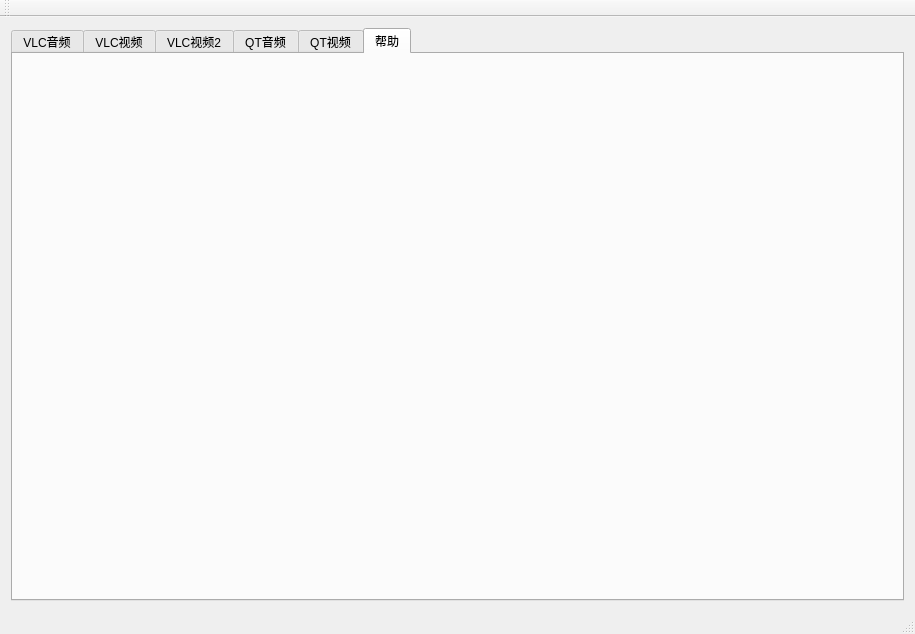
<?xml version="1.0" encoding="UTF-8"?>
<ui version="4.0">
 <class>XPlayerTestClass</class>
 <widget class="QMainWindow" name="XPlayerTestClass">
  <property name="geometry">
   <rect>
    <x>0</x>
    <y>0</y>
    <width>915</width>
    <height>634</height>
   </rect>
  </property>
  <property name="windowTitle">
   <string>XPlayerTest</string>
  </property>
  <widget class="QWidget" name="centralWidget">
   <layout class="QVBoxLayout" name="verticalLayout">
    <item>
     <widget class="QTabWidget" name="tabWidget">
      <property name="currentIndex">
       <number>5</number>
      </property>
      <widget class="QWidget" name="tab">
       <attribute name="title">
        <string>VLC音频</string>
       </attribute>
       <layout class="QFormLayout" name="formLayout">
        <item row="0" column="0">
         <widget class="QLabel" name="label">
          <property name="text">
           <string>播放器：</string>
          </property>
         </widget>
        </item>
        <item row="0" column="1">
         <widget class="QLabel" name="label_2">
          <property name="text">
           <string>XAudioPlayer</string>
          </property>
         </widget>
        </item>
        <item row="2" column="0">
         <widget class="QLabel" name="label_3">
          <property name="text">
           <string>文件：</string>
          </property>
         </widget>
        </item>
        <item row="2" column="1">
         <layout class="QHBoxLayout" name="horizontalLayout">
          <item>
           <widget class="QLineEdit" name="lineEditPath1"/>
          </item>
          <item>
           <widget class="QPushButton" name="btnOpenFile1">
            <property name="text">
             <string>浏览</string>
            </property>
           </widget>
          </item>
         </layout>
        </item>
        <item row="3" column="0">
         <widget class="QLabel" name="label_4">
          <property name="text">
           <string>播放：</string>
          </property>
         </widget>
        </item>
        <item row="3" column="1">
         <layout class="QHBoxLayout" name="horizontalLayout_2">
          <item>
           <widget class="QPushButton" name="btnPlay1">
            <property name="text">
             <string>播放/暂停</string>
            </property>
           </widget>
          </item>
          <item>
           <widget class="QPushButton" name="btnStop1">
            <property name="text">
             <string>停止</string>
            </property>
           </widget>
          </item>
         </layout>
        </item>
        <item row="4" column="0">
         <widget class="QLabel" name="label_5">
          <property name="text">
           <string>进度：</string>
          </property>
         </widget>
        </item>
        <item row="4" column="1">
         <widget class="QSlider" name="horizontalSlider1">
          <property name="pageStep">
           <number>0</number>
          </property>
          <property name="orientation">
           <enum>Qt::Horizontal</enum>
          </property>
         </widget>
        </item>
        <item row="1" column="0">
         <widget class="QLabel" name="label_11">
          <property name="text">
           <string>简介：</string>
          </property>
         </widget>
        </item>
        <item row="1" column="1">
         <widget class="QLabel" name="label_14">
          <property name="text">
           <string>直接使用libVlc进行音频播放，本类仅仅提供控制和信号传递。</string>
          </property>
         </widget>
        </item>
       </layout>
      </widget>
      <widget class="QWidget" name="tab_2">
       <attribute name="title">
        <string>VLC视频</string>
       </attribute>
       <layout class="QVBoxLayout" name="verticalLayout_3">
        <item>
         <layout class="QFormLayout" name="formLayout_4">
          <item row="0" column="0">
           <widget class="QLabel" name="label_6">
            <property name="text">
             <string>播放器：</string>
            </property>
           </widget>
          </item>
          <item row="0" column="1">
           <widget class="QLabel" name="label_7">
            <property name="text">
             <string>XVideoPlayer</string>
            </property>
           </widget>
          </item>
          <item row="2" column="0">
           <widget class="QLabel" name="label_8">
            <property name="text">
             <string>文件：</string>
            </property>
           </widget>
          </item>
          <item row="2" column="1">
           <layout class="QHBoxLayout" name="horizontalLayout_3">
            <item>
             <widget class="QLineEdit" name="lineEditPath2"/>
            </item>
            <item>
             <widget class="QPushButton" name="btnOpenFile2">
              <property name="text">
               <string>浏览</string>
              </property>
             </widget>
            </item>
           </layout>
          </item>
          <item row="3" column="0">
           <widget class="QLabel" name="label_9">
            <property name="text">
             <string>控制：</string>
            </property>
           </widget>
          </item>
          <item row="3" column="1">
           <layout class="QHBoxLayout" name="horizontalLayout_4">
            <item>
             <widget class="QPushButton" name="btnPlay2">
              <property name="text">
               <string>播放/暂停</string>
              </property>
             </widget>
            </item>
            <item>
             <widget class="QPushButton" name="btnStop2">
              <property name="text">
               <string>停止</string>
              </property>
             </widget>
            </item>
           </layout>
          </item>
          <item row="4" column="0">
           <widget class="QLabel" name="label_10">
            <property name="text">
             <string>进度：</string>
            </property>
           </widget>
          </item>
          <item row="4" column="1">
           <widget class="QSlider" name="horizontalSlider2">
            <property name="orientation">
             <enum>Qt::Horizontal</enum>
            </property>
           </widget>
          </item>
          <item row="1" column="0">
           <widget class="QLabel" name="label_18">
            <property name="text">
             <string>简介：</string>
            </property>
           </widget>
          </item>
          <item row="1" column="1">
           <widget class="QLabel" name="label_19">
            <property name="text">
             <string>直接使用libVlc进行视频播放，创建独立窗口并向VLC传递WinId,同时需要拦截窗口的移动和resize消息来调整视频播放的独立窗口。通过控件提升来使用本类。同时在播放时根据视频画面尺寸来调整播放窗口尺寸来消除视频黑边。</string>
            </property>
            <property name="wordWrap">
             <bool>true</bool>
            </property>
           </widget>
          </item>
         </layout>
        </item>
        <item>
         <widget class="XVideoPlayer" name="widgetV1" native="true">
          <property name="sizePolicy">
           <sizepolicy hsizetype="Preferred" vsizetype="Expanding">
            <horstretch>0</horstretch>
            <verstretch>0</verstretch>
           </sizepolicy>
          </property>
          <property name="styleSheet">
           <string notr="true">#widgetV1
{
	background-color: rgb(255, 255, 127);
}</string>
          </property>
         </widget>
        </item>
       </layout>
      </widget>
      <widget class="QWidget" name="tab_3">
       <attribute name="title">
        <string>VLC视频2</string>
       </attribute>
       <layout class="QVBoxLayout" name="verticalLayout_2">
        <item>
         <layout class="QFormLayout" name="formLayout_2">
          <item row="0" column="0">
           <widget class="QLabel" name="label_17">
            <property name="text">
             <string>播放器：</string>
            </property>
           </widget>
          </item>
          <item row="0" column="1">
           <widget class="QLabel" name="label_15">
            <property name="text">
             <string>XVideoPlayer2</string>
            </property>
           </widget>
          </item>
          <item row="2" column="0">
           <widget class="QLabel" name="label_16">
            <property name="text">
             <string>文件：</string>
            </property>
           </widget>
          </item>
          <item row="2" column="1">
           <layout class="QHBoxLayout" name="horizontalLayout_5">
            <item>
             <widget class="QLineEdit" name="lineEditPath3"/>
            </item>
            <item>
             <widget class="QPushButton" name="btnOpenFile3">
              <property name="text">
               <string>浏览</string>
              </property>
             </widget>
            </item>
           </layout>
          </item>
          <item row="3" column="0">
           <widget class="QLabel" name="label_12">
            <property name="text">
             <string>控制：</string>
            </property>
           </widget>
          </item>
          <item row="3" column="1">
           <layout class="QHBoxLayout" name="horizontalLayout_6">
            <item>
             <widget class="QPushButton" name="btnPlay3">
              <property name="text">
               <string>播放/暂停</string>
              </property>
             </widget>
            </item>
            <item>
             <widget class="QPushButton" name="btnStop3">
              <property name="text">
               <string>停止</string>
              </property>
             </widget>
            </item>
           </layout>
          </item>
          <item row="4" column="0">
           <widget class="QLabel" name="label_13">
            <property name="text">
             <string>进度：</string>
            </property>
           </widget>
          </item>
          <item row="4" column="1">
           <widget class="QSlider" name="horizontalSlider3">
            <property name="orientation">
             <enum>Qt::Horizontal</enum>
            </property>
           </widget>
          </item>
          <item row="1" column="0">
           <widget class="QLabel" name="label_20">
            <property name="text">
             <string>简介：</string>
            </property>
           </widget>
          </item>
          <item row="1" column="1">
           <widget class="QLabel" name="label_21">
            <property name="text">
             <string>通过libVlc回调来获取视频解码后的逐帧画面，同时使用qt绘制方法来进行图象绘制。需要传入显示Widget。由于不需要使用WinID方法，本类窗口操作更加灵活。但本类处理时占用资源较高。</string>
            </property>
            <property name="wordWrap">
             <bool>true</bool>
            </property>
           </widget>
          </item>
         </layout>
        </item>
        <item>
         <widget class="QWidget" name="widgetV2" native="true">
          <property name="sizePolicy">
           <sizepolicy hsizetype="Preferred" vsizetype="Expanding">
            <horstretch>0</horstretch>
            <verstretch>0</verstretch>
           </sizepolicy>
          </property>
          <property name="styleSheet">
           <string notr="true">#widgetV1
{
	background-color: rgb(255, 255, 127);
}</string>
          </property>
         </widget>
        </item>
       </layout>
      </widget>
      <widget class="QWidget" name="tab_4">
       <attribute name="title">
        <string>QT音频</string>
       </attribute>
       <layout class="QVBoxLayout" name="verticalLayout_4">
        <item>
         <layout class="QFormLayout" name="formLayout_3">
          <item row="0" column="0">
           <widget class="QLabel" name="label_22">
            <property name="text">
             <string>播放器：</string>
            </property>
           </widget>
          </item>
          <item row="0" column="1">
           <widget class="QLabel" name="label_23">
            <property name="text">
             <string>QMediaPlayer</string>
            </property>
           </widget>
          </item>
          <item row="1" column="0">
           <widget class="QLabel" name="label_24">
            <property name="text">
             <string>简介：</string>
            </property>
           </widget>
          </item>
          <item row="2" column="0">
           <widget class="QLabel" name="label_25">
            <property name="text">
             <string>文件：</string>
            </property>
           </widget>
          </item>
          <item row="2" column="1">
           <layout class="QHBoxLayout" name="horizontalLayout_7">
            <item>
             <widget class="QLineEdit" name="lineEditPath4"/>
            </item>
            <item>
             <widget class="QPushButton" name="btnOpenFile4">
              <property name="text">
               <string>浏览</string>
              </property>
             </widget>
            </item>
           </layout>
          </item>
          <item row="3" column="0">
           <widget class="QLabel" name="label_26">
            <property name="text">
             <string>播放：</string>
            </property>
           </widget>
          </item>
          <item row="3" column="1">
           <layout class="QHBoxLayout" name="horizontalLayout_8">
            <item>
             <widget class="QPushButton" name="btnPlay4">
              <property name="text">
               <string>播放/暂停</string>
              </property>
             </widget>
            </item>
            <item>
             <widget class="QPushButton" name="btnStop4">
              <property name="text">
               <string>停止</string>
              </property>
             </widget>
            </item>
           </layout>
          </item>
          <item row="4" column="0">
           <widget class="QLabel" name="label_27">
            <property name="text">
             <string>进度：</string>
            </property>
           </widget>
          </item>
          <item row="4" column="1">
           <widget class="QSlider" name="horizontalSlider4">
            <property name="orientation">
             <enum>Qt::Horizontal</enum>
            </property>
           </widget>
          </item>
          <item row="1" column="1">
           <widget class="QLabel" name="label_28">
            <property name="text">
             <string>使用Qt自带的QMediaPlayer进行音频播放，此方法太过依赖系统自带的解码器，支持的文件格式有限。</string>
            </property>
           </widget>
          </item>
         </layout>
        </item>
       </layout>
      </widget>
      <widget class="QWidget" name="tab_5">
       <attribute name="title">
        <string>QT视频</string>
       </attribute>
       <layout class="QVBoxLayout" name="verticalLayout_5">
        <item>
         <layout class="QFormLayout" name="formLayout_5">
          <item row="0" column="0">
           <widget class="QLabel" name="label_29">
            <property name="text">
             <string>播放器：</string>
            </property>
           </widget>
          </item>
          <item row="0" column="1">
           <widget class="QLabel" name="label_30">
            <property name="text">
             <string>QMediaPlayer</string>
            </property>
           </widget>
          </item>
          <item row="2" column="0">
           <widget class="QLabel" name="label_31">
            <property name="text">
             <string>文件：</string>
            </property>
           </widget>
          </item>
          <item row="2" column="1">
           <layout class="QHBoxLayout" name="horizontalLayout_9">
            <item>
             <widget class="QLineEdit" name="lineEditPath5"/>
            </item>
            <item>
             <widget class="QPushButton" name="btnOpenFile5">
              <property name="text">
               <string>浏览</string>
              </property>
             </widget>
            </item>
           </layout>
          </item>
          <item row="3" column="0">
           <widget class="QLabel" name="label_32">
            <property name="text">
             <string>控制：</string>
            </property>
           </widget>
          </item>
          <item row="3" column="1">
           <layout class="QHBoxLayout" name="horizontalLayout_10">
            <item>
             <widget class="QPushButton" name="btnPlay5">
              <property name="text">
               <string>播放/暂停</string>
              </property>
             </widget>
            </item>
            <item>
             <widget class="QPushButton" name="btnStop5">
              <property name="text">
               <string>停止</string>
              </property>
             </widget>
            </item>
           </layout>
          </item>
          <item row="4" column="0">
           <widget class="QLabel" name="label_33">
            <property name="text">
             <string>进度：</string>
            </property>
           </widget>
          </item>
          <item row="4" column="1">
           <widget class="QSlider" name="horizontalSlider5">
            <property name="orientation">
             <enum>Qt::Horizontal</enum>
            </property>
           </widget>
          </item>
          <item row="1" column="0">
           <widget class="QLabel" name="label_34">
            <property name="text">
             <string>简介：</string>
            </property>
           </widget>
          </item>
          <item row="1" column="1">
           <widget class="QLabel" name="label_35">
            <property name="text">
             <string>使用Qt自带的QMediaPlayer进行视频播放，此方法太过依赖系统自带的解码器，支持的文件格式有限。</string>
            </property>
            <property name="wordWrap">
             <bool>true</bool>
            </property>
           </widget>
          </item>
         </layout>
        </item>
        <item>
         <widget class="QWidget" name="widgetVout" native="true">
          <property name="sizePolicy">
           <sizepolicy hsizetype="Preferred" vsizetype="Expanding">
            <horstretch>0</horstretch>
            <verstretch>0</verstretch>
           </sizepolicy>
          </property>
          <layout class="QVBoxLayout" name="verticalLayout_6"/>
         </widget>
        </item>
       </layout>
      </widget>
      <widget class="QWidget" name="tab_6">
       <attribute name="title">
        <string>帮助</string>
       </attribute>
      </widget>
     </widget>
    </item>
   </layout>
  </widget>
  <widget class="QMenuBar" name="menuBar">
   <property name="geometry">
    <rect>
     <x>0</x>
     <y>0</y>
     <width>915</width>
     <height>23</height>
    </rect>
   </property>
  </widget>
  <widget class="QToolBar" name="mainToolBar">
   <attribute name="toolBarArea">
    <enum>TopToolBarArea</enum>
   </attribute>
   <attribute name="toolBarBreak">
    <bool>false</bool>
   </attribute>
  </widget>
  <widget class="QStatusBar" name="statusBar"/>
 </widget>
 <layoutdefault spacing="6" margin="11"/>
 <customwidgets>
  <customwidget>
   <class>XVideoPlayer</class>
   <extends>QWidget</extends>
   <header>XVideoPlayer.h</header>
   <container>1</container>
  </customwidget>
 </customwidgets>
 <resources>
  <include location="XPlayerTest.qrc"/>
 </resources>
 <connections/>
</ui>
